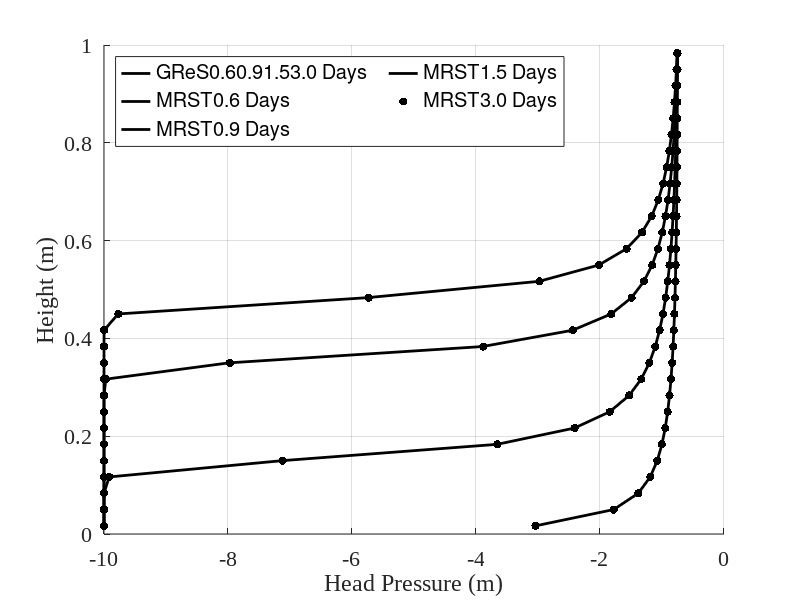
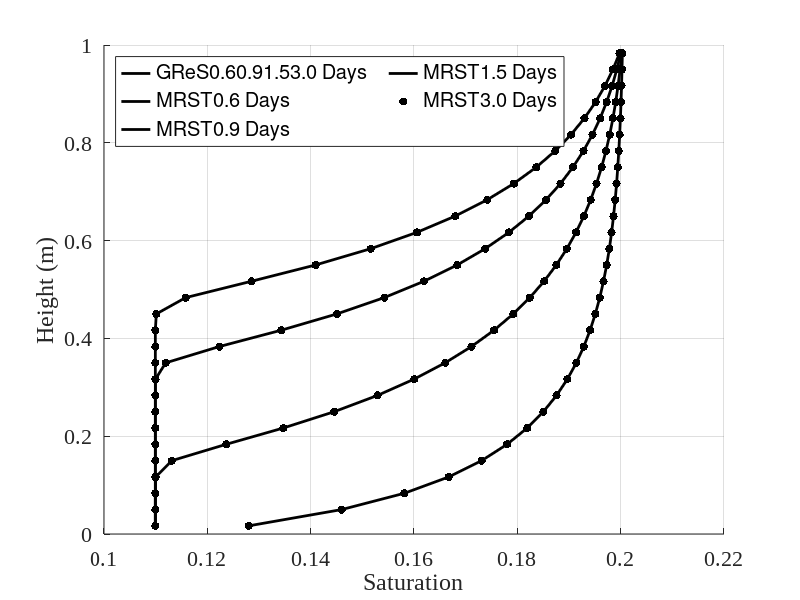
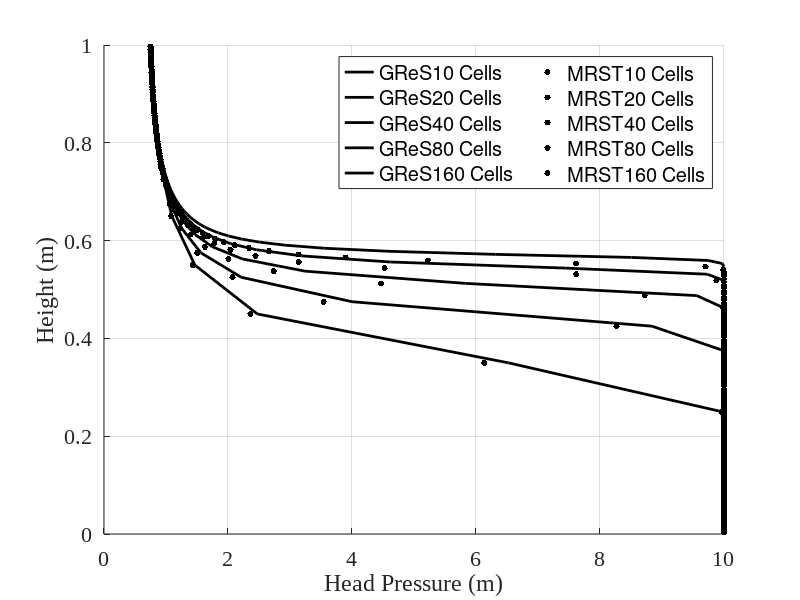
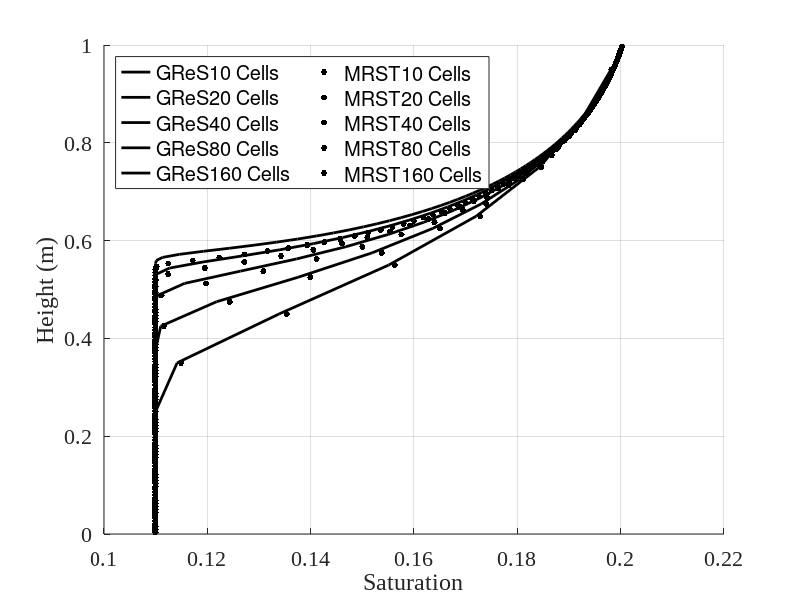

Here is the MATLAB script that generated these plots, in order:
% This file compares the analysis carried out in GReS using the analytical
% solution against that of MRST.
% The simulations are stored in .mat files and, if necessary, the analyses
% carried out by GReS can be updated by running the Main* files again.

% Note:
% - For comparison, the same conditions must be guaranteed in both
% GReS and MRST. That's why it's important to compare the same mesh
% refinement scheme and the same control for the non-linear solver.

%% CONVERGENCY IN TIME
close all;
clear;
clc;
figures_dir = 'Figs/';
load("Inputs/Solution/MRST_30.mat")
load("Inputs/Solution/GReS_30.mat")

tind = 1:length(MRST_time);
t = MRST_time(tind)/86400;
tMRST = strcat("MRST ",num2str(t',"%.1f")," Days");
tind = 1:length(GReS_time);
t = GReS_time(tind)/86400;
tGReS = strcat("GReS ",num2str(t,"%.1f")," Days");
tstr = strcat([tGReS; tMRST]);

figure('Position', [100, 100, 700, 700])
hold on
plot(GReS_pres,GReS_elev,'k-', 'LineWidth', 2, 'MarkerSize', 14);
plot(MRST_pres,MRST_elev,'k.', 'LineWidth', 2, 'MarkerSize', 18);
xlabel('Head Pressure (m)')
ylabel('Height (m)')
legend(tstr, 'Location', 'northwest', 'NumColumns', 2)
set(gca,'FontName', 'Liberation Serif', 'FontSize', 16, 'XGrid', 'on', 'YGrid', 'on')
% export figure with quality
stmp = strcat(figures_dir,'GReSxMRST_head_pressure','.png');
exportgraphics(gcf,stmp,'Resolution',400)
    
figure('Position', [100, 100, 700, 700])
hold on
plot(GReS_satu,GReS_elev,'k-', 'LineWidth', 2, 'MarkerSize', 14);
plot(MRST_satu,MRST_elev,'k.', 'LineWidth', 2, 'MarkerSize', 18);
xlabel('Saturation')
ylabel('Height (m)')
legend(tstr, 'Location', 'northwest', 'NumColumns', 2)
set(gca,'FontName', 'Liberation Serif', 'FontSize', 16, 'XGrid', 'on', 'YGrid', 'on')
% export figure with quality
stmp = strcat(figures_dir,'GReSxMRST_saturation','.png');
exportgraphics(gcf,stmp,'Resolution',400)

%% MESH CONVERGENCY 
load("Inputs/Solution/GReS_Mesh_Conv.mat")
load("Inputs/Solution/MRST_Mesh_Conv.mat")

tMRST = strcat("MRST ",num2str(GReS_mesh',"%i")," Cells");
tGReS = strcat("GReS ",num2str(GReS_mesh',"%i")," Cells");
tstr = strcat([tGReS; tMRST]);

figure('Position', [100, 100, 700, 700])
hold on
for i=1:length(GReS_result)
    plot(-GReS_result(i).pressure/GReS_weight,GReS_result(i).height,'k-', 'LineWidth', 2, 'MarkerSize', 14);
end
for i=1:length(MRST_result)
    plot(-MRST_result(i).pressure,MRST_result(i).height,'k.', 'LineWidth', 2, 'MarkerSize', 14);
end
xlabel('Head Pressure (m)')
ylabel('Height (m)')
legend(tstr, 'NumColumns', 2)
set(gca,'FontName', 'Liberation Serif', 'FontSize', 16, 'XGrid', 'on', 'YGrid', 'on')
% export figure with quality
stmp = strcat(figures_dir,'GReSxMRST_mesh_pressure','.png');
exportgraphics(gcf,stmp,'Resolution',400)

%Plotting saturation
figure('Position', [100, 100, 700, 700])
hold on
for i=1:length(GReS_result)
    plot(GReS_result(i).saturation,GReS_result(i).height,'k-', 'LineWidth', 2, 'MarkerSize', 14);
end
for i=1:length(MRST_result)
    plot(MRST_result(i).saturation,MRST_result(i).height,'k.', 'LineWidth', 2, 'MarkerSize', 14);
end
xlabel('Saturation')
ylabel('Height (m)')
legend(tstr, 'Location', 'northwest', 'NumColumns', 2)
set(gca,'FontName', 'Liberation Serif', 'FontSize', 16, 'XGrid', 'on', 'YGrid', 'on')
% export figure with quality
stmp = strcat(figures_dir, 'GReSxMRST_mesh_saturation', '.png');
exportgraphics(gcf,stmp,'Resolution',400)